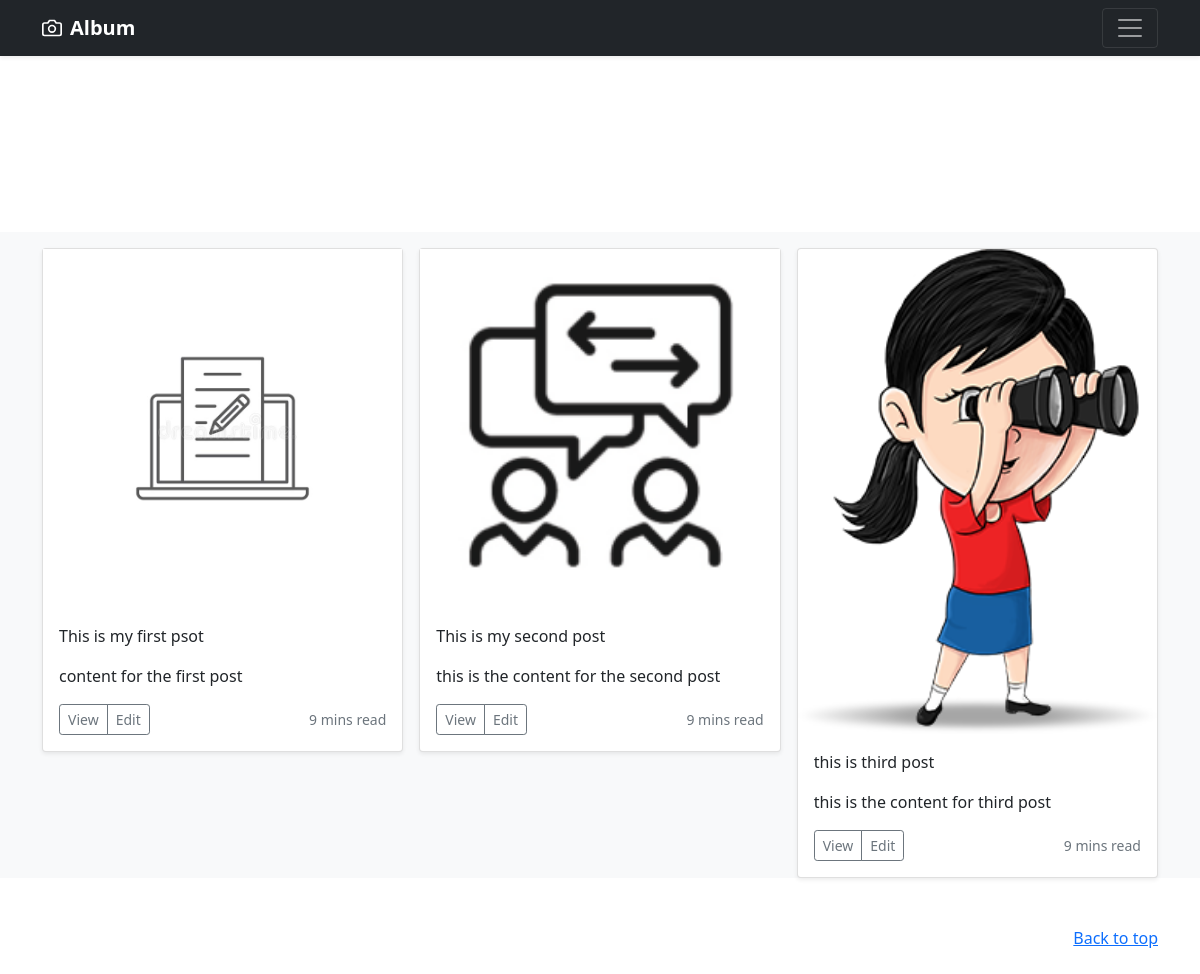
The page / on the database its author committed.
### blog/models.py (models this page shows, shortened)
class Post(models.Model):
    title = models.CharField (max_length=300)
    content = models.TextField()
    slug = models.SlugField(max_length=255)
    image = models.ImageField(upload_to="images/", default="images/default.png")
    def get_absolute_url(self):
        return reverse("blog:single", args=[self.slug])

### blog/views.py (the view)
# urls.py: path('', views.home, name="home"),
def home(request):
    data = Post.objects.all()
    return render(request, "index.html", {"posts":data})

### template/index.html (shortened to what this page needs)
{% extends 'base.html' %}
{% block content%}
      <main>
        <section class="py-5 text-center container">
          <div class="row py-lg-5">
          </div>
        </section>
        <div class="album bg-light">
          <div class="container">
            <div class="row row-cols-1 row-cols-sm-2 row-cols-md-3 g-3">
{% for post in posts %}
              <div class="col">
                <div class="card shadow-sm">
                  <img src="{{post.image.url}}" />
                  <div class="card-body">
                    <p>{{post.title}}</p>
                    <p class="card-text">{{ post.content }}</p>
                    <div class="d-flex justify-content-between align-items-center">
                      <div class="btn-group">
                        <a href="{{post.get_absolute_url}}" role="button" class="btn btn-sm btn-outline-secondary">View</a>
                        <button type="button" class="btn btn-sm btn-outline-secondary">Edit</button>
                      </div>
                      <small class="text-muted">9 mins read</small>
                    </div>
                  </div>
                </div>
              </div>
{% endfor%}
            </div>
          </div>
        </div>
      </main>
{% endblock content %}

### template/base.html (shortened to what this page needs)
<!doctype html>
<html lang="en">
  <head>
    <link href="https://cdn.jsdelivr.net/npm/bootstrap@5.0.1/dist/css/bootstrap.min.css" rel="stylesheet">
  </head>
  <body>
    <header>
        <div class="navbar navbar-dark bg-dark shadow-sm">
          <div class="container">
            <a href="#" class="navbar-brand d-flex align-items-center">
              <strong>Album</strong>
            </a>
            <button class="navbar-toggler" type="button" data-bs-toggle="collapse" data-bs-target="#navbarHeader" aria-controls="navbarHeader" aria-expanded="false" aria-label="Toggle navigation">
              <span class="navbar-toggler-icon"></span>
            </button>
          </div>
        </div>
      </header>
    {% block content%} {% endblock content %}
      <footer class="text-muted py-5">
        <div class="container">
          <p class="float-end mb-1">
            <a href="#">Back to top</a>
          </p>
        </div>
      </footer>
  </body>
</html>

### rows shown on the page
Post: image (picture), title "This is my first psot", content "content for the first post"
Post: image (picture), title "This is my second post", content "this is the content for the second post"
Post: image (picture), title "this is third post", content "this is the content for third post"
